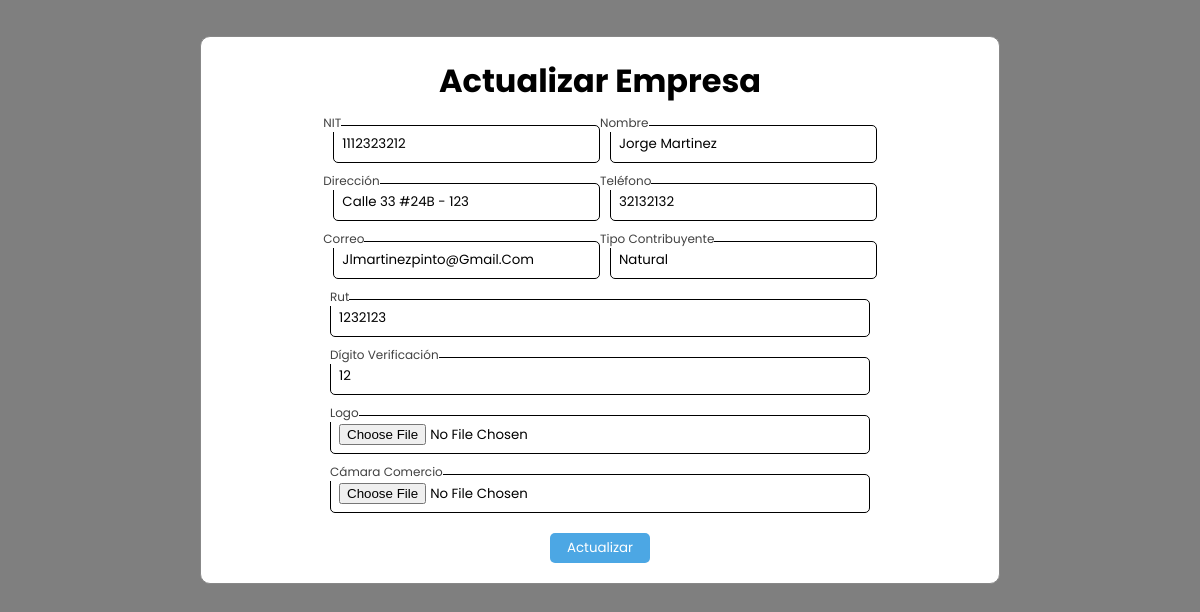
/vistas/editarEmpresa.php?id=1112323212, run on an earlier commit of the app's database.
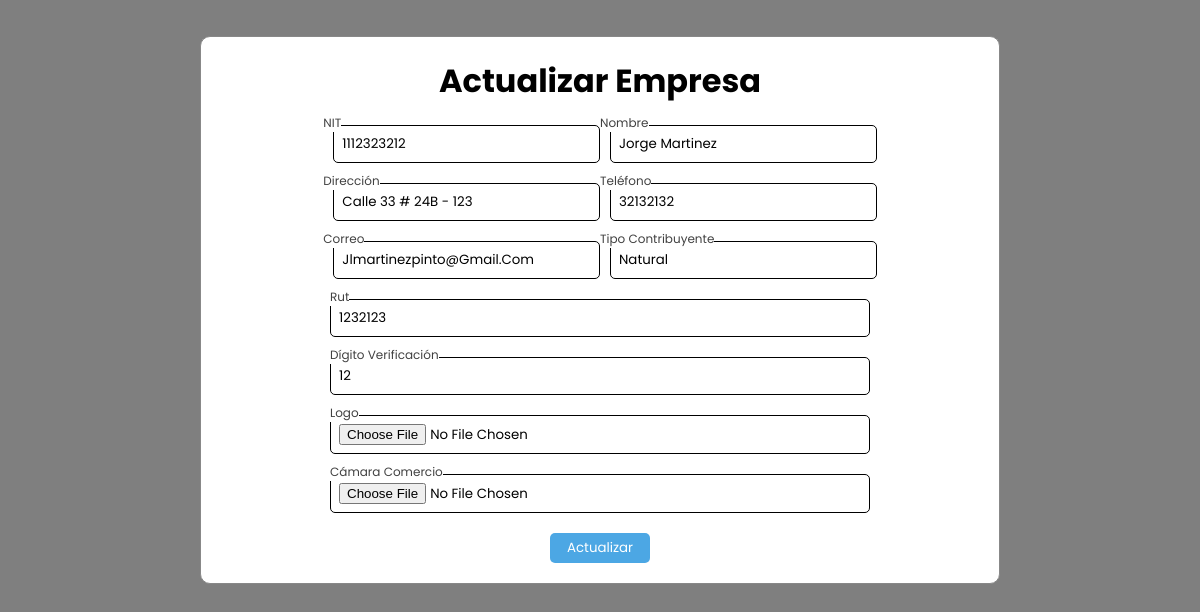
And on a later commit of the database.
### tables this page shows
CREATE TABLE `empresa` (
  `nit` varchar(50) NOT NULL,
  `tipoContribuyente` varchar(50) NOT NULL,
  `digitoVerificacion` varchar(9) NOT NULL,
  `nombre` varchar(50) NOT NULL,
  `telefono` varchar(15) NOT NULL,
  `correo` varchar(50) NOT NULL,
  `direccion` varchar(50) NOT NULL,
  `logo` varchar(50) NOT NULL,
  `rut` int(15) NOT NULL,
  `camaraComercio` varchar(50) NOT NULL
);

### conexion/conexion.php (called while the page is built, shortened)
<?php
class Conexion{
    private $dsn='mysql:host=localhost;dbname=baseNomina';
    private $usr='root';
    private $psw='';
    private $cnx;
public function __construct(){
    try {
        $this->cnx=new PDO($this->dsn,$this->usr,$this->psw);
    } catch (PDOException $th) {
        echo $th->getMessage();
    }
}
public function getCnx(){
    return $this->cnx;
}
}
?>

### dao/DaoEmpresaImp.php (called while the page is built, shortened)
<?php
require_once("../conexion/conexion.php");
include("../modelo/Empresa.php");
class DaoEmpresaImp extends Conexion implements DaoEmpresa
{
    public function traer($nit)
    {
        try {
            $stmt = $this->getCnx()->prepare("select * from empresa where nit = $nit");
            $stmt->execute();
            foreach ($stmt as $key) {
                $e = new Empresa(null, null, null, null, null, null, null, null, null, null);
                return $e;
            }
        } catch (PDOException $e) {
            $e->getMessage() . 'error en listar de DaoAprendizImpl';
        }
    }
}

### modelo/Empresa.php (called while the page is built, shortened)
<?php
class Empresa{
    private $tipoContribuyente;
    private $nit;
    private $digitoVerificacion;
    private $nombreEmpresa;
    private $telefonoEmpresa;
    private $correoEmpresa;
    private $direccionEmpresa;
    private $rut;
    public function __construct($tipoContribuyente, $digitoVerificacion, $nit, $nombreEmpresa, $telefonoEmpresa, $correoEmpresa, $direccionEmpresa,  $logo, $rut, $camaraComercio){
        $this->nit = $nit;
        $this->nombreEmpresa = $nombreEmpresa;
        $this->telefonoEmpresa = $telefonoEmpresa;
        $this->correoEmpresa = $correoEmpresa;
        $this->direccionEmpresa = $direccionEmpresa;
        $this->tipoContribuyente = $tipoContribuyente;
        $this->rut = $rut;
        $this->digitoVerificacion = $digitoVerificacion;
    }
    public function getTipoContribuyente(){
        return $this->tipoContribuyente;
    }
    public function getNit(){
        return $this->nit;
    }
    public function getDigitoVerificacion(){
        return $this->digitoVerificacion;
    }
    public function getNombreEmpresa(){
        return $this->nombreEmpresa;
    }
    public function getTelefonoEmpresa(){
        return $this->telefonoEmpresa;
    }
    public function getCorreoEmpresa(){
        return $this->correoEmpresa;
    }
    public function getDireccionEmpresa(){
        return $this->direccionEmpresa;
    }
    public function getRut(){
        return $this->rut;
    }
    public function setTipoContribuyente($tipoContribuyente){
        $this->tipoContribuyente = $tipoContribuyente;
    }
    public function setNit($nit){
        $this->nit = $nit;
    }
    public function setDigitoVerificacion($digitoVerificacion){
        $this->digitoVerificacion = $digitoVerificacion;
    }
    public function setNombreEmpresa($nombreEmpresa){
        $this->nombreEmpresa = $nombreEmpresa;
    }
    public function setTelefono($telefonoEmpresa){
        $this->telefonoEmpresa = $telefonoEmpresa;
    }
    public function setCorreo($correoEmpresa){
        $this->correoEmpresa = $correoEmpresa;
    }
    public function setDireccion($direccionEmpresa){
        $this->direccionEmpresa = $direccionEmpresa;
    }
    public function setRut($rut){
        $this->rut = $rut;
    }
}
?>

### vistas/editarEmpresa.php (the view, shortened to what this page needs)
<!DOCTYPE html>
<html lang="en">
<head>
    <link rel="stylesheet" href="../styles/modal.css">
</head>
<?php
require('../dao/DaoEmpresaImp.php');
$dao = new DaoEmpresaImp();
if (isset($_GET['id'])) {
    $nit = $_GET['id'];
    $Actualizar = $dao->traer($nit);
}
?>
<body>
    <div id="modal2" class="modal2">
        <div class="modal-content2">
            <h1>Actualizar Empresa</h1>
                    <form action="../controlador/controladorEditarEmpresa.php?id=<?php echo $Actualizar->getNit()?>" id="registration-form" class="form" method="POST" enctype="multipart/form-data">
                        <div class="flex">
                            <div class="form-group">
                                <input type="text" id="nit" name="nitUp" class="form-input" value="<?php echo $Actualizar->getNit() ?>" readonly required>
                                <label for="nit" class="logo">NIT</label>
                            </div>
                            <div class="form-group">
                                <input type="text" id="nombre" name="nombreUp" class="form-input" value="<?= $Actualizar->getNombreEmpresa() ?>" required>
                                <label for="nombre" class="heading">Nombre</label>
                            </div>
                        </div>
                        <div class="flex">
                            <div class="form-group">
                                <input type="text" id="direccion" name="direccionUp" class="form-input" value="<?= $Actualizar->getDireccionEmpresa() ?>" required>
                                <label for="direccion" class="heading">Dirección</label>
                            </div>
                            <div class="form-group">
                                <input type="text" id="telefono" name="telefonoUp" class="form-input" value="<?= $Actualizar->getTelefonoEmpresa() ?>" required>
                                <label for="telefono" class="heading">Teléfono</label>
                            </div>
                        </div>
                        <div class="flex">
                            <div class="form-group">
                                <input type="email" id="correo" name="correoUp" class="form-input" value="<?= $Actualizar->getCorreoEmpresa() ?>" required>
                                <label for="correo" class="heading">Correo</label>
                            </div>
                            <div class="form-group">
                                <input type="text" id="tipoContribuyente" name="tipoContribuyenteUp" class="form-input" value="<?= $Actualizar->getTipoContribuyente() ?>" required>
                                <label for="tipoContribuyente" class="heading">Tipo Contribuyente</label>
                            </div>
                        </div>
                        <div class="form-group">
                            <input type="text" id="rut" name="rutUp" class="form-input" value="<?= $Actualizar->getRut() ?>" required>
                            <label for="rut" class="heading">Rut</label>
                        </div>
                        <div class="form-group">
                            <input type="text" id="digitoVerificacion" name="digitoVerificacionUp" class="form-input" value="<?= $Actualizar->getDigitoVerificacion() ?>" required>
                            <label for="digitoVerificacion" class="heading">Dígito Verificación</label>
                        </div>
                        <div class="form-group">
                            <input type="file" id="logo" name="imagen" class="form-input">
                            <label for="logo" class="logo">Logo</label>
                        </div>
                        <div class="form-group">
                            <input type="file" id="camaraComercio" name="pdf" class="form-input">
                            <label for="camaraComercio" class="camaraComercio">Cámara Comercio</label>
                        </div>
                <input type="submit" value="Actualizar" class="Boton" name="bottonUp">
                    </form>
        </div>
    </div>
</body>
</html>

### styles/modal.css (style rules this page uses)
* { margin: 0; padding: 0; box-sizing: border-box; font-family: 'Poppins', sans-serif; text-decoration: none; text-transform: capitalize; transition: .2s linear; }
.modal2 { display: block; position: fixed; z-index: 3; left: 0; top: 0; width: 100%; height: 100%; background-color: rgba(0,0,0,0.5); }
.form { display: flex; flex-direction: column; align-items: center; gap: 20px; }
.form-input { color: #000; background: transparent; border: 1px solid #000; border-radius: 5px; padding: 8px; outline: none; width: 40.5em; }
.flex .form-group .form-input { width: 20em; margin-left: 10px; padding: 8px; }
.form-group { display: flex; flex-direction: column; gap: 8px; color: #000; position: relative; }
.form-group label { position: absolute; top: 0; left: 10px; padding: 10px; pointer-events: none; transition: 0.5s; }
.form-group .logo { top: -16px; left: 0; background: #ffff padding-box; padding: 5px 0 0 0; color: #414141; font-size: 12px; }
.form-group input:focus ~ label, .form-group input:valid ~ label { top: -16px; left: 0; background: #ffff padding-box; padding: 5px 0 0 0; color: #414141; font-size: 12px; }
.Boton { border: none; background-color: #4ca7e4; height: 30px; width: 100px; border-radius: 5px; color: #ffff; cursor: pointer; }
.flex { display: flex; flex-direction: row; }
.modal-content, .modal-content2 { background-color: #ffff; margin: 3% auto; padding: 20px; border: 1px solid #888; width: 80%; max-width: 800px; border-radius: 10px; }
.modal-content h1, .modal-content2 h1 { text-align: center; margin-bottom: 20px; }
.modal-content form, .modal-content2 form { align-items: center; }

What changed in the data, as far as the page shows it:
changed empresa "1112323212": direccionUp "calle 33 #24B - 123" → "calle 33 # 24B - 123"
